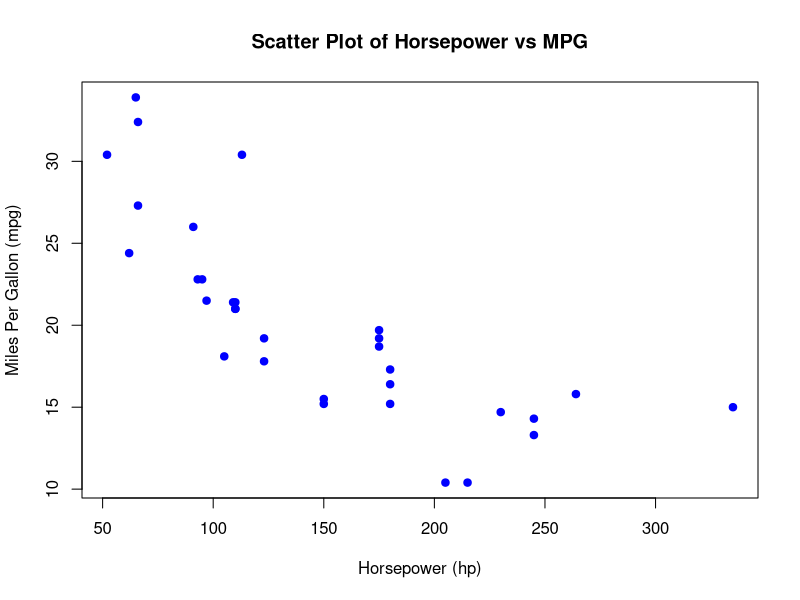
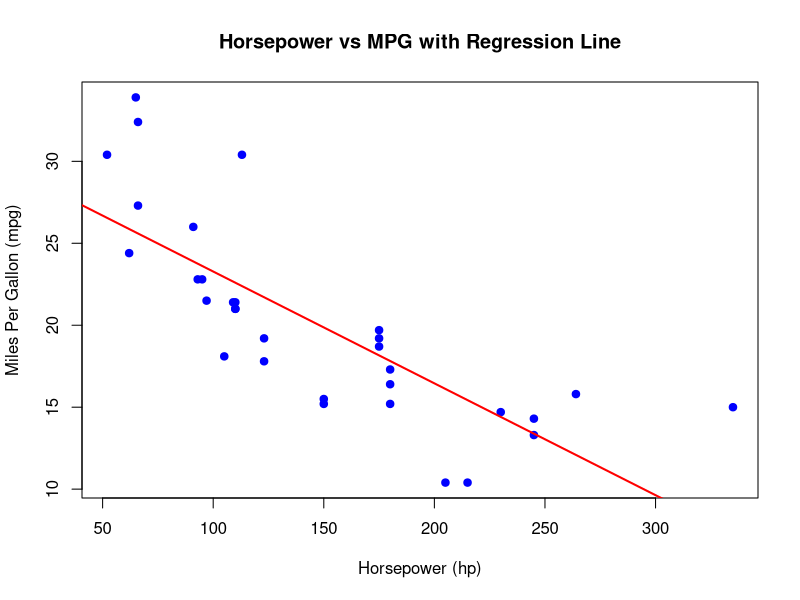
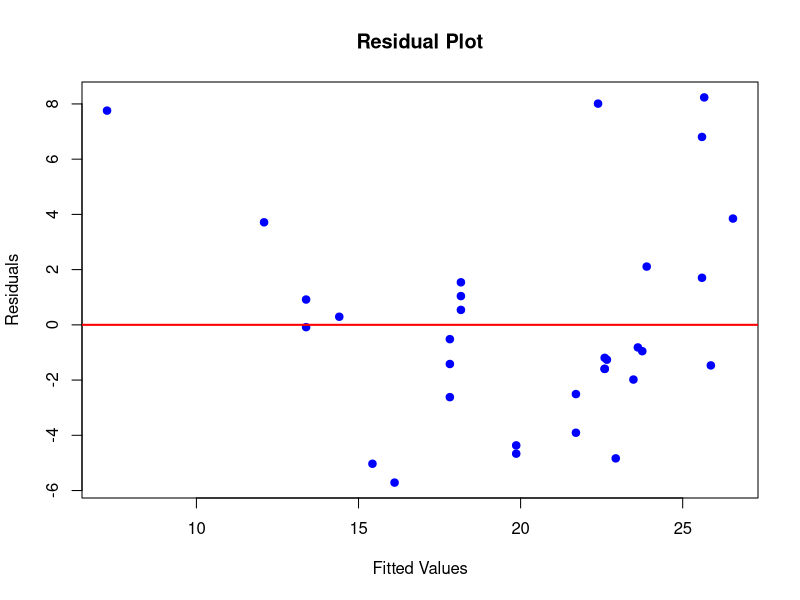
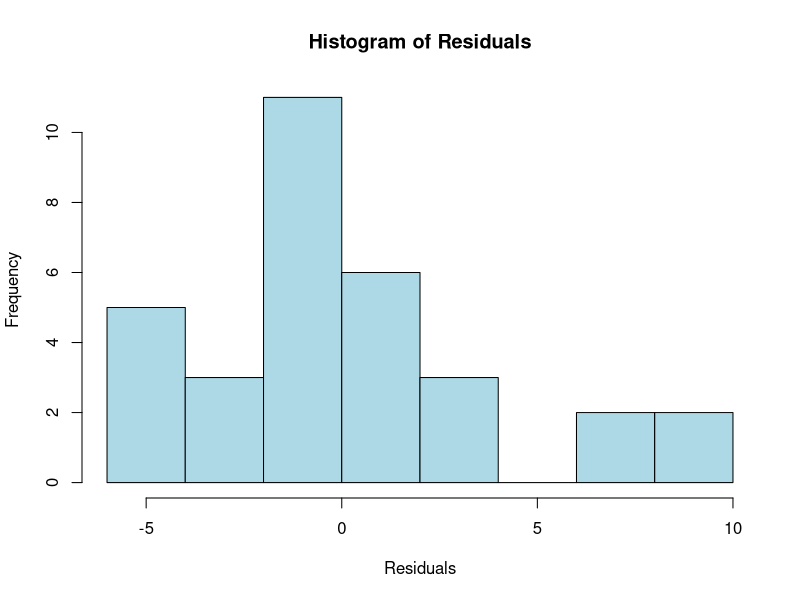

Write the R code that produced these figures, in order.
# Load the built-in mtcars dataset
data(mtcars)

# View the first few rows of the dataset
head(mtcars)

# Scatter plot of Horsepower vs MPG
plot(mtcars$hp, mtcars$mpg, 
     main="Scatter Plot of Horsepower vs MPG",
     xlab="Horsepower (hp)", ylab="Miles Per Gallon (mpg)", 
     col="blue", pch=19)

# Fit a simple linear regression model
model <- lm(mpg ~ hp, data=mtcars)

# Display the summary of the regression model
summary(model)

# Scatter plot with regression line
plot(mtcars$hp, mtcars$mpg, 
     main="Horsepower vs MPG with Regression Line", 
     xlab="Horsepower (hp)", ylab="Miles Per Gallon (mpg)", 
     col="blue", pch=19)

# Add regression line
abline(model, col="red", lwd=2)

# Predict MPG for a car with 150 horsepower
new_data <- data.frame(hp = 150)
predicted_mpg <- predict(model, new_data)
print(paste("Predicted MPG for 150 HP:", round(predicted_mpg, 2)))

# Residual Plot (to check linearity & homoscedasticity)
plot(model$fitted.values, residuals(model), 
     main="Residual Plot", 
     xlab="Fitted Values", ylab="Residuals", 
     col="blue", pch=19)
abline(h=0, col="red", lwd=2)

# Histogram of residuals (to check normality)
hist(residuals(model), main="Histogram of Residuals", 
     xlab="Residuals", col="lightblue", border="black")

